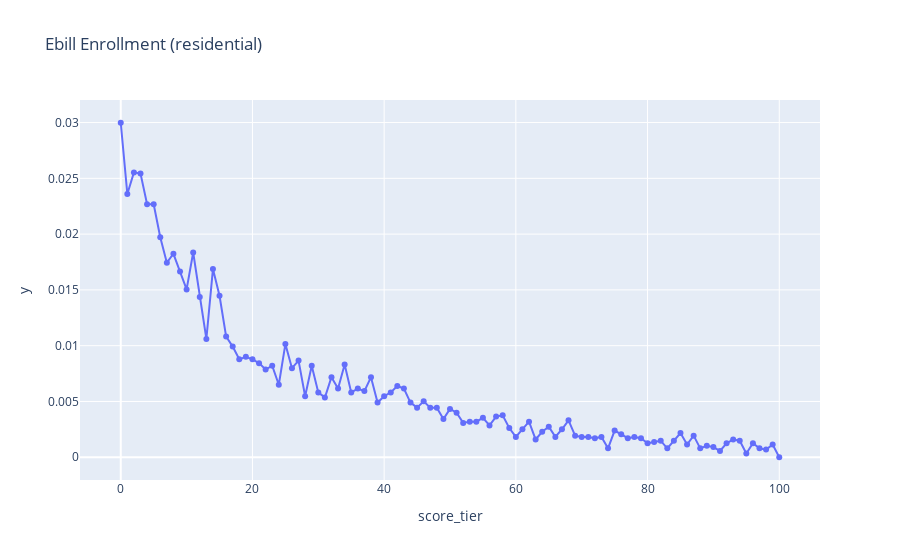
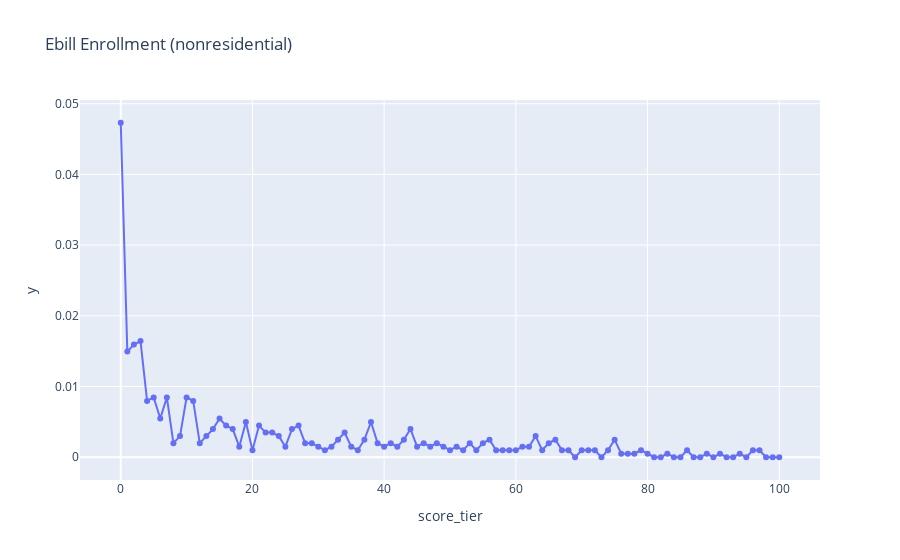

The notebook cell these images were saved under, in order:
### Code cell
forline=pred_file_val.groupby(['seg', 'score_tier'])['y'].mean().reset_index()
print(forline)
fig = px.line(forline[forline['seg']=='resi'], x='score_tier', y='y', title='Ebill Enrollment (residential)', markers=True)
fig.show()

fig = px.line(forline[forline['seg']=='nonresi'], x='score_tier', y='y', title='Ebill Enrollment (nonresidential)', markers=True)
fig.show()
